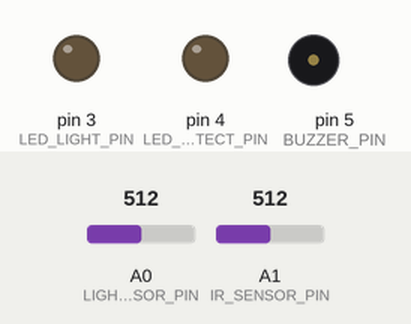
Recording of a sketch running on a simulated Arduino Uno, built with avr-gcc and run on an emulated ATmega328P. Parts: output pins drawn as LEDs (lit = HIGH), buzzer (waves = sounding, pin HIGH). Inputs (shaded band) come from the test bench; at power-on: A1 (IR_SENSOR_PIN) = 512, A0 (LIGHT_SENSOR_PIN) = 512. What the sketch prints to the serial monitor is not drawn.

Above: at 1.4 s.
1.5 s: A1 (IR_SENSOR_PIN) set to 493
At 2.3 s:
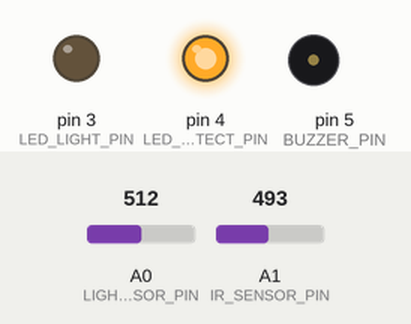
3.3 s: A0 (LIGHT_SENSOR_PIN) set to 314
5.6 s: A0 (LIGHT_SENSOR_PIN) set to 282
At 6.4 s:
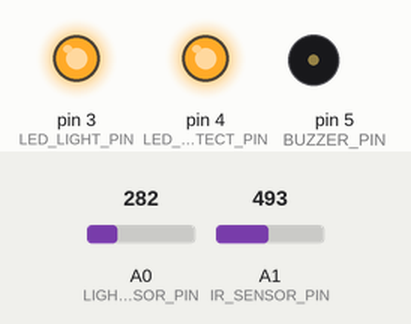
7.5 s: A1 (IR_SENSOR_PIN) set to 522
At 8.7 s:
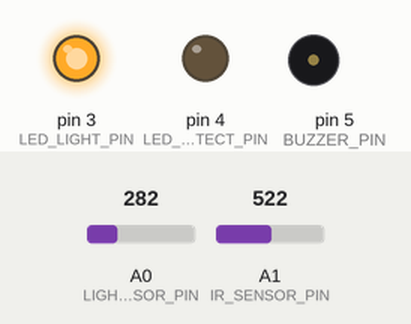
9.0 s: A1 (IR_SENSOR_PIN) set to 511
At 9.33 s:
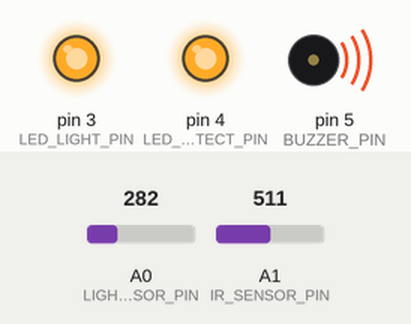
10.8 s: A1 (IR_SENSOR_PIN) set to 710
At 12.6 s:
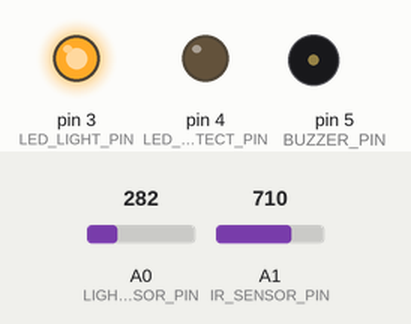
Timing chart, 0 to 13.6 s (numbered marks = the images above; inputs shaded):
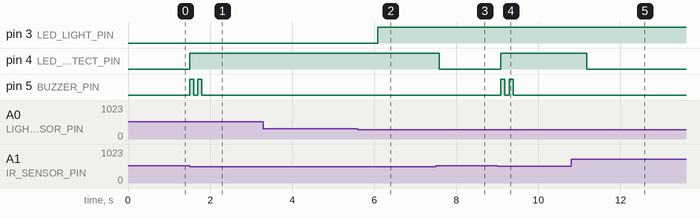

The sketch:

04_light_infrared_sensor.ino
```cpp
/*
 * ========================================
 * 조도센서 + 적외선센서 통합 예제
 * ========================================
 *
 * 기능:
 * - 조도센서(CdS)로 밝기 측정 및 자동 조명 제어
 * - 적외선센서로 물체 감지
 * - LED 자동 제어 (어두우면 켜짐)
 * - Serial 모니터로 실시간 값 출력
 *
 * 하드웨어:
 * - 조도센서 (CdS, 포토레지스터)
 * - 적외선 장애물 센서
 * - LED 2개 (조도용, 감지용)
 *
 * 작성일: 2026-01-30
 */

// ========================================
// 핀 정의
// ========================================
#define LIGHT_SENSOR_PIN    A0    // 조도센서 아날로그 입력
#define IR_SENSOR_PIN       A1    // 적외선센서 아날로그 입력

#define LED_LIGHT_PIN       3     // 조도센서 연동 LED
#define LED_DETECT_PIN      4     // 적외선 감지 LED
#define BUZZER_PIN          5     // 부저 (물체 감지 알림)

// ========================================
// 상수 정의
// ========================================
#define LIGHT_THRESHOLD     300   // 조도 임계값 (어두움 판단)
#define IR_THRESHOLD        512   // 적외선 임계값 (물체 감지)

#define DARK_LEVEL          300   // 어두움
#define DIM_LEVEL           500   // 약간 어두움
#define BRIGHT_LEVEL        700   // 밝음

#define UPDATE_INTERVAL     500   // 센서 읽기 주기 (ms)

// ========================================
// 전역 변수
// ========================================
int lightValue = 0;           // 조도센서 값
int irValue = 0;              // 적외선센서 값

bool isLightOn = false;       // 조명 상태
bool isObjectDetected = false; // 물체 감지 상태

unsigned long previousMillis = 0;

// ========================================
// 초기화 함수
// ========================================
void setup() {
  Serial.begin(9600);
  Serial.println("========================================");
  Serial.println("  조도센서 + 적외선센서 시스템");
  Serial.println("========================================");

  // 핀 모드 설정
  pinMode(LIGHT_SENSOR_PIN, INPUT);
  pinMode(IR_SENSOR_PIN, INPUT);
  pinMode(LED_LIGHT_PIN, OUTPUT);
  pinMode(LED_DETECT_PIN, OUTPUT);
  pinMode(BUZZER_PIN, OUTPUT);

  // 초기 상태
  digitalWrite(LED_LIGHT_PIN, LOW);
  digitalWrite(LED_DETECT_PIN, LOW);
  digitalWrite(BUZZER_PIN, LOW);

  Serial.println("[초기화 완료]");
  Serial.println("\n센서 임계값:");
  Serial.print("  조도센서: ");
  Serial.print(LIGHT_THRESHOLD);
  Serial.println(" (이하일 때 어두움)");
  Serial.print("  적외선센서: ");
  Serial.print(IR_THRESHOLD);
  Serial.println(" (이하일 때 물체 감지)");
  Serial.println("========================================");
  Serial.println();
}

// ========================================
// 메인 루프
// ========================================
void loop() {
  unsigned long currentMillis = millis();

  // 일정 주기마다 센서 읽기
  if (currentMillis - previousMillis >= UPDATE_INTERVAL) {
    previousMillis = currentMillis;

    // 1. 센서 값 읽기
    readSensors();

    // 2. 조도센서 처리
    handleLightSensor();

    // 3. 적외선센서 처리
    handleIRSensor();

    // 4. 상태 출력
    printStatus();
  }
}

// ========================================
// 센서 값 읽기 함수
// ========================================
void readSensors() {
  lightValue = analogRead(LIGHT_SENSOR_PIN);
  irValue = analogRead(IR_SENSOR_PIN);
}

// ========================================
// 조도센서 처리 함수
// ========================================
void handleLightSensor() {
  // 어두우면 LED 켜기
  if (lightValue < LIGHT_THRESHOLD) {
    if (!isLightOn) {
      digitalWrite(LED_LIGHT_PIN, HIGH);
      isLightOn = true;

      Serial.println("[조도센서] 어두움 감지 → LED 켜짐");
    }
  }
  // 밝으면 LED 끄기
  else {
    if (isLightOn) {
      digitalWrite(LED_LIGHT_PIN, LOW);
      isLightOn = false;

      Serial.println("[조도센서] 밝음 감지 → LED 꺼짐");
    }
  }
}

// ========================================
// 적외선센서 처리 함수
// ========================================
void handleIRSensor() {
  // 물체 감지 (센서 값이 낮을 때)
  if (irValue < IR_THRESHOLD) {
    if (!isObjectDetected) {
      digitalWrite(LED_DETECT_PIN, HIGH);
      playDetectionSound();
      isObjectDetected = true;

      Serial.println("========================================");
      Serial.println("[적외선센서] 물체 감지!");
      Serial.println("========================================");
    }
  }
  // 물체 없음
  else {
    if (isObjectDetected) {
      digitalWrite(LED_DETECT_PIN, LOW);
      isObjectDetected = false;

      Serial.println("[적외선센서] 물체 사라짐");
    }
  }
}

// ========================================
// 감지 알림음 함수
// ========================================
void playDetectionSound() {
  // 짧은 비프음 2회
  for (int i = 0; i < 2; i++) {
    digitalWrite(BUZZER_PIN, HIGH);
    delay(100);
    digitalWrite(BUZZER_PIN, LOW);
    delay(100);
  }
}

// ========================================
// 상태 출력 함수
// ========================================
void printStatus() {
  Serial.println("--- 센서 상태 ---");

  // 조도센서 값 및 상태
  Serial.print("조도센서: ");
  Serial.print(lightValue);
  Serial.print(" → ");

  if (lightValue < DARK_LEVEL) {
    Serial.print("매우 어두움");
  } else if (lightValue < DIM_LEVEL) {
    Serial.print("어두움");
  } else if (lightValue < BRIGHT_LEVEL) {
    Serial.print("보통");
  } else {
    Serial.print("밝음");
  }

  Serial.print(" (LED: ");
  Serial.print(isLightOn ? "ON" : "OFF");
  Serial.println(")");

  // 적외선센서 값 및 상태
  Serial.print("적외선센서: ");
  Serial.print(irValue);
  Serial.print(" → ");
  Serial.println(isObjectDetected ? "물체 감지됨" : "물체 없음");

  Serial.println("------------------");
  Serial.println();
}

// ========================================
// 밝기 레벨 반환 함수
// ========================================
String getLightLevel(int value) {
  if (value < DARK_LEVEL) {
    return "매우 어두움";
  } else if (value < DIM_LEVEL) {
    return "어두움";
  } else if (value < BRIGHT_LEVEL) {
    return "보통";
  } else {
    return "밝음";
  }
}

// ========================================
// 거리 추정 함수 (적외선센서)
// ========================================
String getDistance(int value) {
  if (value < 200) {
    return "매우 가까움 (< 5cm)";
  } else if (value < 400) {
    return "가까움 (5~10cm)";
  } else if (value < 600) {
    return "보통 (10~20cm)";
  } else {
    return "멀리 (> 20cm)";
  }
}
```

Measured:
- the behaviour switches between 512 and 511 on A1 (IR_SENSOR_PIN) (found by bisection; images 0 and 1)
- the behaviour switches between 300 and 299 on A0 (LIGHT_SENSOR_PIN) (found by bisection; images 1 and 2)
- after the input at 1.5 s, pin 4 (LED_DETECT_PIN): LOW → HIGH at once; pin 5 (BUZZER_PIN): alternates HIGH for 0.10 s and LOW for 0.10 s, 4 changes in all, then stays LOW, starting at once
- after the input at 3.3 s, every drawn part: stays the same
- after the input at 5.6 s, pin 3 (LED_LIGHT_PIN): LOW → HIGH after 0.49 s
- after the input at 7.5 s, pin 4 (LED_DETECT_PIN): HIGH → LOW after 0.09 s
- after the input at 9.0 s, pin 4 (LED_DETECT_PIN): LOW → HIGH after 0.09 s; pin 5 (BUZZER_PIN): alternates HIGH for 0.10 s and LOW for 0.10 s, 4 changes in all, then stays LOW, starting after 0.09 s
- after the input at 10.8 s, pin 4 (LED_DETECT_PIN): HIGH → LOW after 0.39 s
